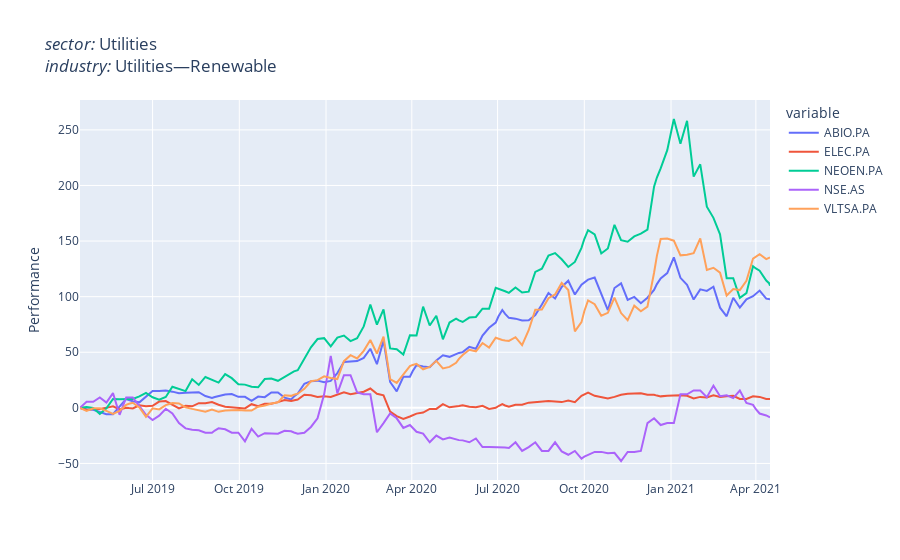

Write notebook code for a chart like this one.
### Code cell
px.line(
    df_pc_pricechange[sector][industry],
    title=f"<i>sector:</i> {sector}<br><i>industry:</i> {industry}",
    labels={
        "value": "Performance",
        "Date":"",
#         "color":"Industry"
    },
#     color=[sector for val in range(df_pc_pricechange.resample("W").mean().shape[0])], # same color for all stocks
)
